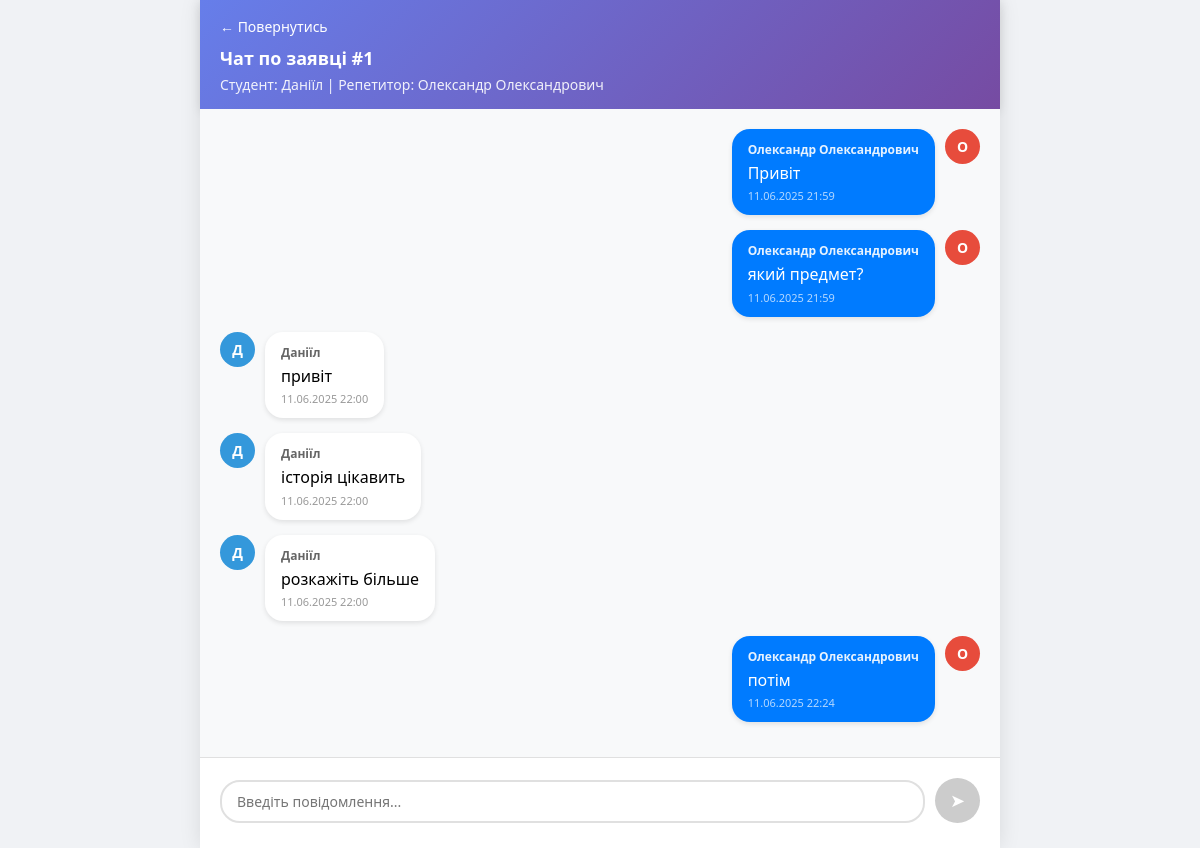
Screenshot of /code/chat.php?request_id=1 (signed in) with the database file from the repository.
### tables this page shows
CREATE TABLE `lesson_requests` (
  `id` int(11) NOT NULL,
  `student_id` int(11) NOT NULL,
  `tutor_id` int(11) NOT NULL,
  `created_at` timestamp NOT NULL DEFAULT current_timestamp(),
  `status` enum('Очікує','Прийнята','Відхилена') DEFAULT 'Очікує'
);

CREATE TABLE `users` (
  `id` int(11) NOT NULL,
  `name` varchar(100) DEFAULT NULL,
  `email` varchar(100) DEFAULT NULL,
  `bio` text DEFAULT NULL,
  `phone` varchar(20) DEFAULT NULL,
  `password` varchar(255) DEFAULT NULL,
  `role` enum('student','tutor') DEFAULT NULL,
  `created_at` datetime DEFAULT current_timestamp()
);

CREATE TABLE `messages` (
  `id` int(11) NOT NULL,
  `request_id` int(11) NOT NULL,
  `sender_id` int(11) NOT NULL,
  `message` text NOT NULL,
  `sent_at` timestamp NOT NULL DEFAULT current_timestamp(),
  `seen` tinyint(1) DEFAULT 0
);

### code/chat.php (the view, shortened to what this page needs)
<?php
require 'db.php';
$user_id = $_SESSION['user_id'];
$request_id = isset($_GET['request_id']) ? intval($_GET['request_id']) : 0;
$stmt = $conn->prepare("
    SELECT m.*, u.name, u.role FROM messages m
    JOIN users u ON m.sender_id = u.id
    WHERE m.request_id = ?
    ORDER BY m.sent_at ASC
");
$stmt->bind_param("i", $request_id);
$stmt->execute();
$messages = $stmt->get_result();
$stmt = $conn->prepare("
    SELECT
        lr.*,
        s.name as student_name,
        t.name as tutor_name
    FROM lesson_requests lr
    JOIN users s ON lr.student_id = s.id
    JOIN users t ON lr.tutor_id = t.id
    WHERE lr.id = ?
");
$stmt->bind_param("i", $request_id);
$stmt->execute();
$chat_info = $stmt->get_result()->fetch_assoc();
function getFirstLetter($name) {
    $name = trim($name);
    $firstChar = mb_substr($name, 0, 1, 'UTF-8');
    return mb_strtoupper($firstChar, 'UTF-8');
}
?>
<!DOCTYPE html>
<html>
<head>
    <link rel="stylesheet" href="css/chat_style.css">
</head>
<body>
<div class="chat-container">
    <div class="chat-header">
        <a href="all_chats.php" class="back-link">
            ← Повернутись
        </a>
        <h2>Чат по заявці #<?= $request_id ?></h2>
        <div class="chat-info">
            Студент: <?= htmlspecialchars($chat_info['student_name']) ?> |
            Репетитор: <?= htmlspecialchars($chat_info['tutor_name']) ?>
        </div>
    </div>
    <div class="chat-messages" id="chatMessages">
        <?php if ($messages->num_rows > 0): ?>
            <?php while ($msg = $messages->fetch_assoc()): ?>
                <div class="message <?= $msg['sender_id'] == $user_id ? 'own' : '' ?>">
                    <div class="message-avatar avatar-<?= $msg['role'] ?>">
                        <?= getFirstLetter($msg['name']) ?>
                    </div>
                    <div class="message-content">
                        <div class="message-sender"><?= htmlspecialchars($msg['name']) ?></div>
                        <div class="message-text"><?= nl2br(htmlspecialchars($msg['message'])) ?></div>
                        <div class="message-time"><?= date('d.m.Y H:i', strtotime($msg['sent_at'])) ?></div>
                    </div>
                </div>
            <?php endwhile; ?>
        <?php else: ?>
            <div class="empty-chat">
                <p>Поки що повідомлень немає. Почніть спілкування!</p>
            </div>
        <?php endif; ?>
    </div>
    <div class="chat-input">
        <form method="post" class="input-form" id="messageForm">
            <textarea
                name="message"
                class="message-textarea"
                placeholder="Введіть повідомлення..."
                required
                id="messageInput"
                rows="1"
            ></textarea>
            <button type="submit" class="send-button" id="sendButton">
                ➤
            </button>
        </form>
    </div>
</div>
</body>
</html>

### code/css/chat_style.css (style rules this page uses)
* { box-sizing: border-box; }
body { font-family: 'Segoe UI', Tahoma, Geneva, Verdana, sans-serif; margin: 0; padding: 0; background-color: #f0f2f5; height: 100vh; display: flex; flex-direction: column; }
.chat-header { background: linear-gradient(135deg, #667eea 0%, #764ba2 100%); color: white; padding: 15px 20px; box-shadow: 0 2px 10px rgba(0,0,0,0.1); }
.chat-header h2 { margin: 0; font-size: 18px; font-weight: 600; }
.chat-info { font-size: 14px; opacity: 0.9; margin-top: 5px; }
.back-link { color: white; text-decoration: none; display: inline-flex; align-items: center; gap: 5px; margin-bottom: 10px; font-size: 14px; }
.chat-container { flex: 1; display: flex; flex-direction: column; max-width: 800px; margin: 0 auto; width: 100%; background: white; box-shadow: 0 0 20px rgba(0,0,0,0.1); }
.chat-messages { flex: 1; padding: 20px; overflow-y: auto; background: #f8f9fa; max-height: calc(100vh - 200px); }
.message { margin-bottom: 15px; display: flex; align-items: flex-start; gap: 10px; }
.message.own { flex-direction: row-reverse; }
.message-avatar { width: 35px; height: 35px; border-radius: 50%; display: flex; align-items: center; justify-content: center; font-weight: bold; color: white; font-size: 14px; flex-shrink: 0; }
.avatar-student { background: #3498db; }
.avatar-tutor { background: #e74c3c; }
.message-content { max-width: 70%; background: white; padding: 12px 16px; border-radius: 18px; box-shadow: 0 2px 5px rgba(0,0,0,0.1); position: relative; }
.message.own .message-content { background: #007bff; color: white; }
.message-sender { font-weight: 600; font-size: 12px; margin-bottom: 4px; color: #666; }
.message.own .message-sender { color: rgba(255,255,255,0.9); }
.message-text { word-wrap: break-word; line-height: 1.4; }
.message-time { font-size: 11px; color: #999; margin-top: 4px; }
.message.own .message-time { color: rgba(255,255,255,0.7); }
.chat-input { padding: 20px; background: white; border-top: 1px solid #e0e0e0; }
.input-form { display: flex; gap: 10px; align-items: flex-end; }
.message-textarea { flex: 1; min-height: 40px; max-height: 120px; padding: 10px 15px; border: 2px solid #e0e0e0; border-radius: 20px; font-family: inherit; font-size: 14px; resize: none; outline: none; transition: border-color 0.3s; }
.send-button { width: 45px; height: 45px; border: none; background: #007bff; color: white; border-radius: 50%; cursor: pointer; display: flex; align-items: center; justify-content: center; font-size: 18px; transition: background-color 0.3s; }
.send-button:disabled { background: #ccc; cursor: not-allowed; }

### rows the page displays
lesson_requests: student.name "Даніїл", tutor.name "Олександр Олександрович"
messages: sender.name "О", sender.name "Олександр Олександрович", message "Привіт", sent_at "11.06.2025 21:59"
messages: sender.name "О", sender.name "Олександр Олександрович", message "який предмет?", sent_at "11.06.2025 21:59"
messages: sender.name "Д", sender.name "Даніїл", message "привіт", sent_at "11.06.2025 22:00"
messages: sender.name "Д", sender.name "Даніїл", message "історія цікавить", sent_at "11.06.2025 22:00"
messages: sender.name "Д", sender.name "Даніїл", message "розкажіть більше", sent_at "11.06.2025 22:00"
messages: sender.name "О", sender.name "Олександр Олександрович", message "потім", sent_at "11.06.2025 22:24"

### other values shown
$request_id "1"
